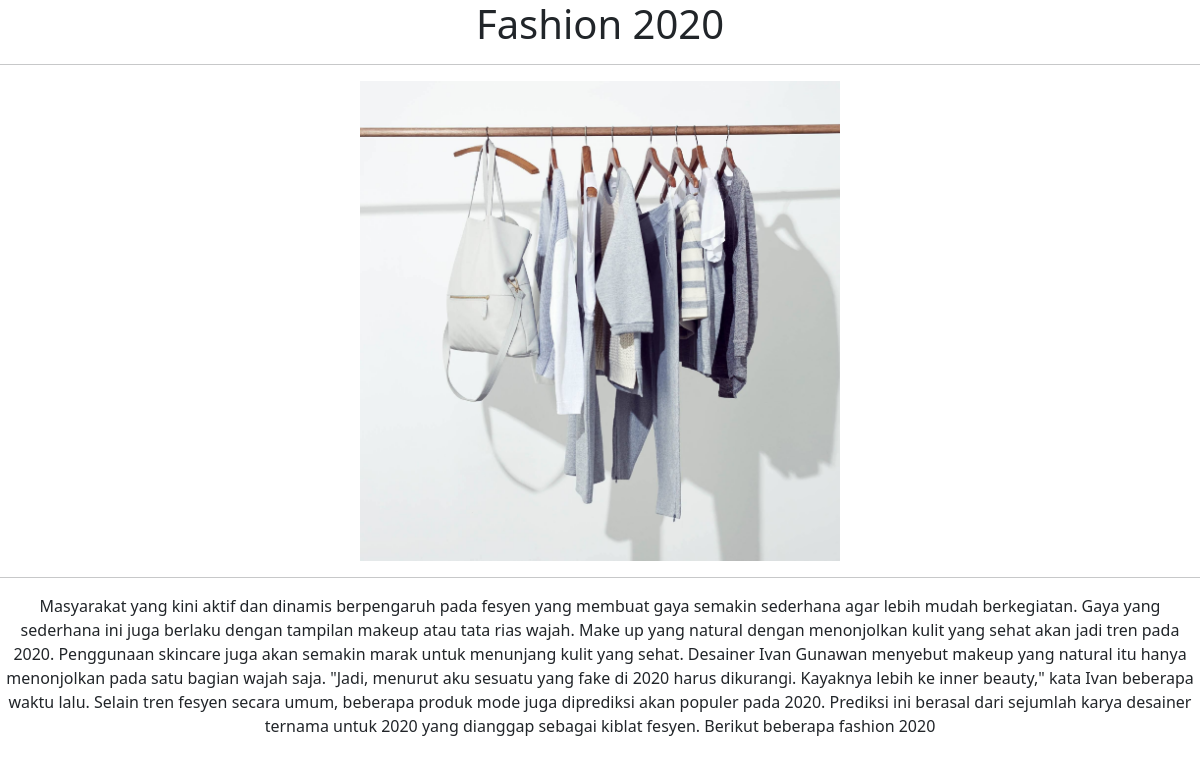
The page /see_news.php?id=30 on the database its author committed.
### tables this page shows
CREATE TABLE `product` (
  `id` int NOT NULL,
  `photo` varchar(255) NOT NULL,
  `title` varchar(255) NOT NULL,
  `detail` varchar(10000) NOT NULL,
  `id_category` int NOT NULL
);

### function.php (called while the page is built, shortened)
<?php
$fsr = mysqli_connect("localhost", "root", "", "fsera");
function query($query)
{
    global $fsr;
    $result = mysqli_query($fsr, $query);
    $rows = [];
    while ($row = mysqli_fetch_assoc($result)) {
        $rows[] = $row;
    }
    return $rows;
}

### see_news.php (the view, shortened to what this page needs)
<?php
require 'function.php';
$id = $_GET['id'];
$prdk = query("SELECT * FROM product WHERE id = $id ")[0];
?>
<!doctype html>
<html lang="en">
<head>
    <link href="https://cdn.jsdelivr.net/npm/bootstrap@5.2.3/dist/css/bootstrap.min.css" rel="stylesheet"
>
</head>
<body>
    <div class="text-center">
        <h1><?= $prdk['title']; ?></h1>
        <hr>
        <img src="assets/img/<?= $prdk['photo']; ?>" alt="" width="40%">
        <hr>
        <p> <?= $prdk['detail']; ?></p>
    </div>
</body>
</html>

### rows shown on the page
product: photo (picture), detail "Masyarakat yang kini aktif dan dinamis berpengaruh pada fesyen yang membuat gaya semakin sederhana agar lebih mudah berkegiatan. Gaya yang sederhana ini juga berlaku dengan tampilan makeup atau tata rias wajah. Make up yang natural dengan menonjolkan kulit yang sehat akan jadi tren pada 2020. Penggunaan skincare juga akan semakin marak untuk menunjang kulit yang sehat. Desainer Ivan Gunawan menyebut makeup yang natural itu hanya menonjolkan pada satu bagian wajah saja. \"Jadi, menurut aku sesuatu yang fake di 2020 harus dikurangi. Kayaknya lebih ke inner beauty,\" kata Ivan beberapa waktu lalu. Selain tren fesyen secara umum, beberapa produk mode juga diprediksi akan populer pada 2020.…"
